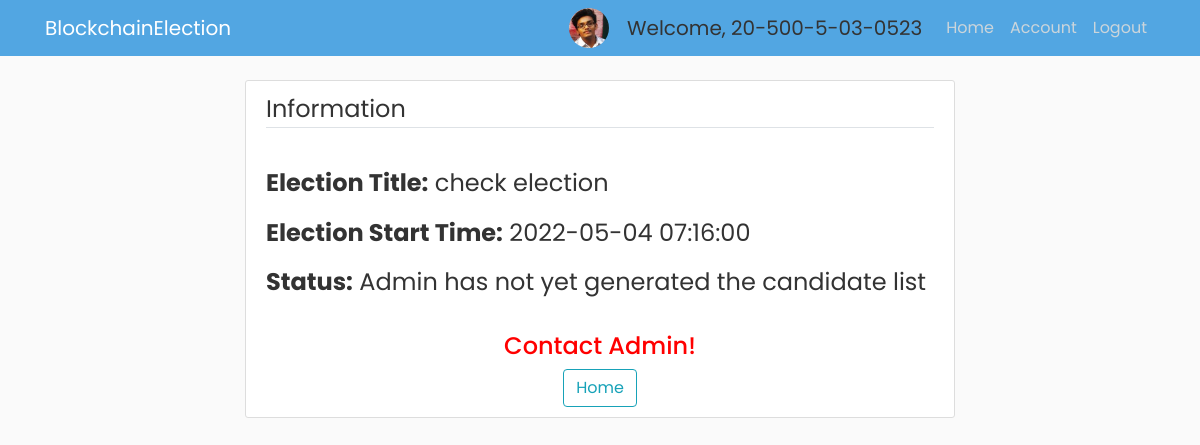
The page /election/E7/view (signed in) on the database its author committed.
### app/models.py (models this page shows, shortened)
class Voter(db.Model, UserMixin):
    id = db.Column(db.Integer, primary_key=True)
    cin = db.Column(db.String(30), unique=True, nullable=False)
    name = db.Column(db.String(255), nullable=False)
    email = db.Column(db.String(30), unique=True, nullable=False)
    dept = db.Column(db.String(4), db.ForeignKey('department.dept_code'), nullable=False)
    imagefile = db.Column(db.String(20), nullable=False, default='default.jpg')
    password = db.Column(db.String(60), nullable=False)
    join_year = db.Column(db.Integer, nullable=False, default=2016)
    is_admin = db.Column(db.Boolean, default=False, nullable=False)

class Election(db.Model):
    election_id = db.Column(db.String(5), primary_key=True, nullable=False)
    election_title = db.Column(db.String(255), nullable=False)
    create_date = db.Column(db.DateTime, nullable=False, default=datetime.utcnow)
    start_date = db.Column(db.DateTime, nullable=False, default=datetime.utcnow)
    end_date = db.Column(db.DateTime, db.CheckConstraint("end_date > start_date"), nullable=False)
    public_key = db.Column(db.Text, nullable=False)
    max_attempt = db.Column(db.Integer, nullable=False, default=3)
    election_state = db.Column(db.String(30), db.CheckConstraint("election_state in ('upcoming', 'ongoing', 'over', 'counting_finished','past')"))
    results_published = db.Column(db.Boolean, nullable=False, default=False)

### app/routes.py (the view, shortened to what this page needs)
@app.route("/election/<id>/view", methods=['GET', 'POST'])
@login_required
def view_election(id):
    curr_election = Election.query.where(Election.election_id==id).first()
    if curr_election.election_state == 'upcoming':
        bg_color_election_state = "bg-primary"
    elif curr_election.election_state == 'ongoing':
        bg_color_election_state = "bg-warning"
    elif curr_election.election_state == "over":
        bg_color_election_state = "bg-info"
    elif curr_election.election_state == "past":
        bg_color_election_state = "bg-success"
    elif curr_election.election_state == "counting_finished":
        bg_color_election_state = "bg-danger"
    if current_user.is_admin and curr_election.election_state == 'upcoming':
        form = NewElectionForm(obj=curr_election)
        if form.validate_on_submit():
            if form.submit.data:
                curr_election.election_title = form.election_title.data
                curr_election.start_date=form.start_date.data
                curr_election.max_attempt=form.max_attempt.data
                curr_election.public_key=form.public_key.data
                db.session.commit()
                flash('Election Modified Successfully!', 'success')
                return redirect(url_for('gen_voter_list', election_id=curr_election.election_id))
            elif form.generate_keys.data:
                pubkey, privkey = paillier.generate_key_pair()
                pubkey_json = json.loads(pubkey)
                privkey_json = json.loads(privkey)
                form.public_key.data = pubkey_json["n"]
                form.private_key_p.data = privkey_json["p"]
                form.private_key_q.data = privkey_json["q"]
                return render_template("modify_election.html", private_key=privkey, election_id=curr_election.election_id, bg_color_election_state=bg_color_election_state, election_state=curr_election.election_state, title="Modify Election", form=form)
            elif form.delete_election.data:
                Election.query.filter_by(election_id=curr_election.election_id).delete()
                db.session.commit()
                flash('Successfully Deleted that Election!', 'success')
                return redirect(url_for('home'))
        else:
            return render_template("modify_election.html", election_id=curr_election.election_id, bg_color_election_state=bg_color_election_state, election_state=curr_election.election_state,title="Modify Election", form=form)
    elif curr_election.election_state == 'past':
        return "Summary page"
    elif not current_user.is_admin and curr_election.election_state == 'ongoing':
        is_voter_list_generated = Voter_List.query.filter_by(election_id=curr_election.election_id).first()
        is_candidate_list_generated = CandidateList.query.filter_by(election_id=curr_election.election_id).first()
        if not is_voter_list_generated:
            return render_template("voterlist_not_generated.html", voter_id=current_user.id, election_title=curr_election.election_title, start_date=curr_election.start_date, election_state=curr_election.election_state)
        else:
            is_voter_in_voter_list = Voter_List.getVoterRecord(curr_election.election_id, current_user.id)
            if not is_voter_in_voter_list:
                return render_template("voter_not_in_voterlist.html", voter_id=current_user.id)
            elif not is_candidate_list_generated:
                return render_template("candidatelist_not_generated.html", voter_id=current_user.id, election_title=curr_election.election_title, start_date=curr_election.start_date, election_state=curr_election.election_state)
    elif not current_user.is_admin and curr_election.election_state == 'over' or curr_election.election_state == 'counting_finished':
        return "Results are yet to be published"

### app/models.py (called while the page is built)
@login_manager.user_loader
def load_user(user_id):
    return Voter.query.get(int(user_id))

    @classmethod
    def getVoterRecord(cls, election_id, voter_id):
        return Voter_List.query.filter_by(id=voter_id, election_id = election_id).first()

### app/routes.py (called while the page is built)
@app.after_request
def after_request(response):
    response.headers["Cache-Control"] = "no-store, no-cache, must-revalidate, post-check=0, pre-check=0"
    return response

### app/templates/candidatelist_not_generated.html
{% extends 'home_base.html' %}
{% block content %}
<div class="content-section">
    <legend class="border-bottom mb-4">Information</legend>
    <div class="spacing"><span class="spn"><span class="spn-special">Election Title:</span> {{ election_title }}</span></div>
    <div class="spacing"><span class="spn"><span class="spn-special">Election Start Time:</span> {{ start_date }}</span></div>
    <div class="spacing"><span class="spn"><span class="spn-special">Status:</span> Admin has not yet generated the candidate list</span></div>
    <center class="top-space">
        {% if election_state == 'upcoming' %}
            <h4>Please come back later!</h4>
        {% else %}
            <h4 style="color:red">Contact Admin!</h4>
        {% endif %}
        <a class="btn btn-outline-info" href="{{ url_for('voter') }}">Home</a>
    </center>
</div>
{% endblock %}

### app/templates/home_base.html (shortened to what this page needs)
<!DOCTYPE html>
<html lang="en">
  <head>
    <link rel="stylesheet" href="https://maxcdn.bootstrapcdn.com/bootstrap/4.0.0/css/bootstrap.min.css">
    <link rel="stylesheet" type="text/css" href="{{ url_for('static', filename='main.css') }}">
  </head>
  <body>
    {% include 'navbar.html' %}
    <main role="main" class="container">
      <div class="center">
        <div class="col-md-8">
          {% block content %}
          {% endblock %}
        </div>
      </div>
    </main>
  </body>
</html>

### app/templates/navbar.html (shortened to what this page needs)
<header class="site-header">
  <nav class="navbar navbar-expand-md navbar-dark bg-steel fixed-top">
    <div class="container">
      <a class="navbar-brand mr-4" href="{{ url_for('home') }}">BlockchainElection</a>
      <div class="collapse navbar-collapse" id="navbarToggle">
        <div class="navbar-nav ml-auto">
          {% if current_user.is_admin %}
          <img class="rounded-circle account-img-small" src="/static/profile_pics/{{ current_user.imagefile }}">
          <a class="navbar-brand disabled ml-2" style="cursor: default;">Welcome, {{ current_user.cin }}</a>
          {% raw %}
          {% endraw %}
          <a class="nav-item nav-link" href="{{ url_for('admin') }}">Home</a>
          <a class="nav-item nav-link" href="{{ url_for('account') }}">Account</a>
          <a class="nav-item nav-link" href="{{ url_for('logout') }}">Logout</a>
          {% elif current_user.is_authenticated %}
          <img class="rounded-circle account-img-small" src="/static/profile_pics/{{ current_user.imagefile }}">
          <a class="navbar-brand disabled ml-2" style="cursor: default;">Welcome, {{ current_user.cin }}</a>
          <a class="nav-item nav-link" href="{{ url_for('voter') }}">Home</a>
          <a class="nav-item nav-link" href="{{ url_for('account') }}">Account</a>
          <a class="nav-item nav-link" href="{{ url_for('logout') }}">Logout</a>
          {% else %}
            <a class="nav-item nav-link" href="{{ url_for('login') }}">Login</a>
            <a class="nav-item nav-link" href="{{ url_for('register') }}">Register</a>
          {% endif %}
        </div>
      </div>
    </div>
  </nav>
</header>

### app/static/main.css (style rules this page uses)
body { background: #fafafa; color: #333333; margin-top: 5rem; font-family: "Poppins", sans-serif; }
h1, h2, h3, h4, h5, h6 { color: #444444; }
.bg-steel { background-color: #52a6e2; }
.site-header .navbar-nav .nav-link { color: #cbd5db; }
.content-section { background: #ffffff; padding: 10px 20px; border: 1px solid #dddddd; border-radius: 3px; margin-bottom: 20px; }
.account-img-small { height: 40px; width: 40px; margin-right: 10px; }
.spacing { padding-top: 2%; }
.spn { font-size: 1.5rem; }
.spn-special { font-weight: bold; }
.top-space { margin-top: 2rem; }

### app/templates/home_base.html (style rules this page uses)
.center { height: 100%; display: flex; justify-content: center; align-items: center; }

### rows shown on the page
Voter: imagefile (picture), cin "20-500-5-03-0523"
Election: election_title "check election", start_date "2022-05-04 07:16:00"
